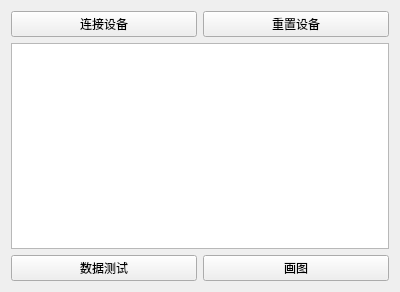
<?xml version="1.0" encoding="UTF-8"?>
<ui version="4.0">
 <class>MainWindow</class>
 <widget class="QMainWindow" name="MainWindow">
  <property name="geometry">
   <rect>
    <x>0</x>
    <y>0</y>
    <width>400</width>
    <height>292</height>
   </rect>
  </property>
  <property name="windowTitle">
   <string>测试软件</string>
  </property>
  <widget class="QWidget" name="centralWidget">
   <layout class="QGridLayout" name="gridLayout">
    <item row="2" column="0" colspan="2">
     <widget class="QPlainTextEdit" name="plainTextEdit"/>
    </item>
    <item row="0" column="0">
     <widget class="QPushButton" name="ConnectDevice">
      <property name="text">
       <string>连接设备</string>
      </property>
     </widget>
    </item>
    <item row="3" column="0">
     <widget class="QPushButton" name="DataShow">
      <property name="text">
       <string>数据测试</string>
      </property>
     </widget>
    </item>
    <item row="3" column="1">
     <widget class="QPushButton" name="Drawing">
      <property name="text">
       <string>画图</string>
      </property>
     </widget>
    </item>
    <item row="0" column="1">
     <widget class="QPushButton" name="Reset">
      <property name="text">
       <string>重置设备</string>
      </property>
     </widget>
    </item>
   </layout>
  </widget>
  <widget class="QMenuBar" name="menuBar">
   <property name="geometry">
    <rect>
     <x>0</x>
     <y>0</y>
     <width>400</width>
     <height>29</height>
    </rect>
   </property>
  </widget>
 </widget>
 <layoutdefault spacing="6" margin="11"/>
 <resources/>
 <connections/>
</ui>
